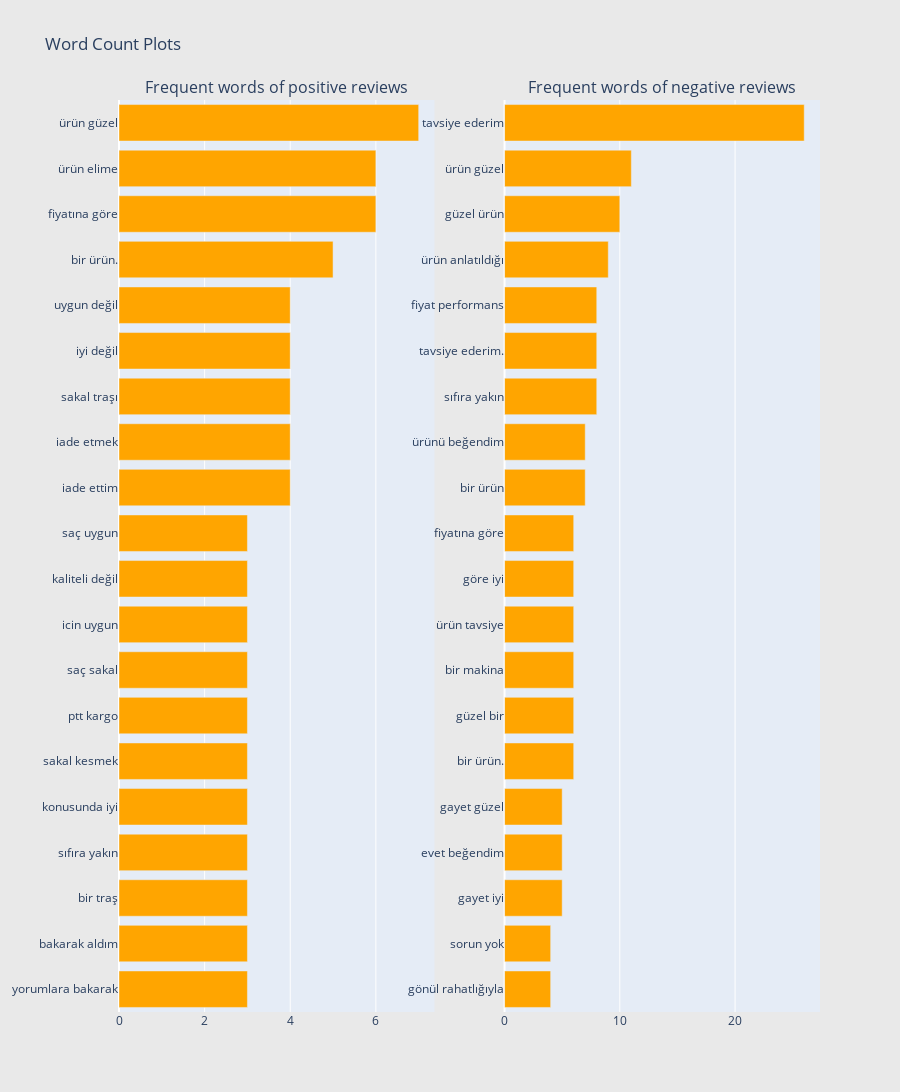
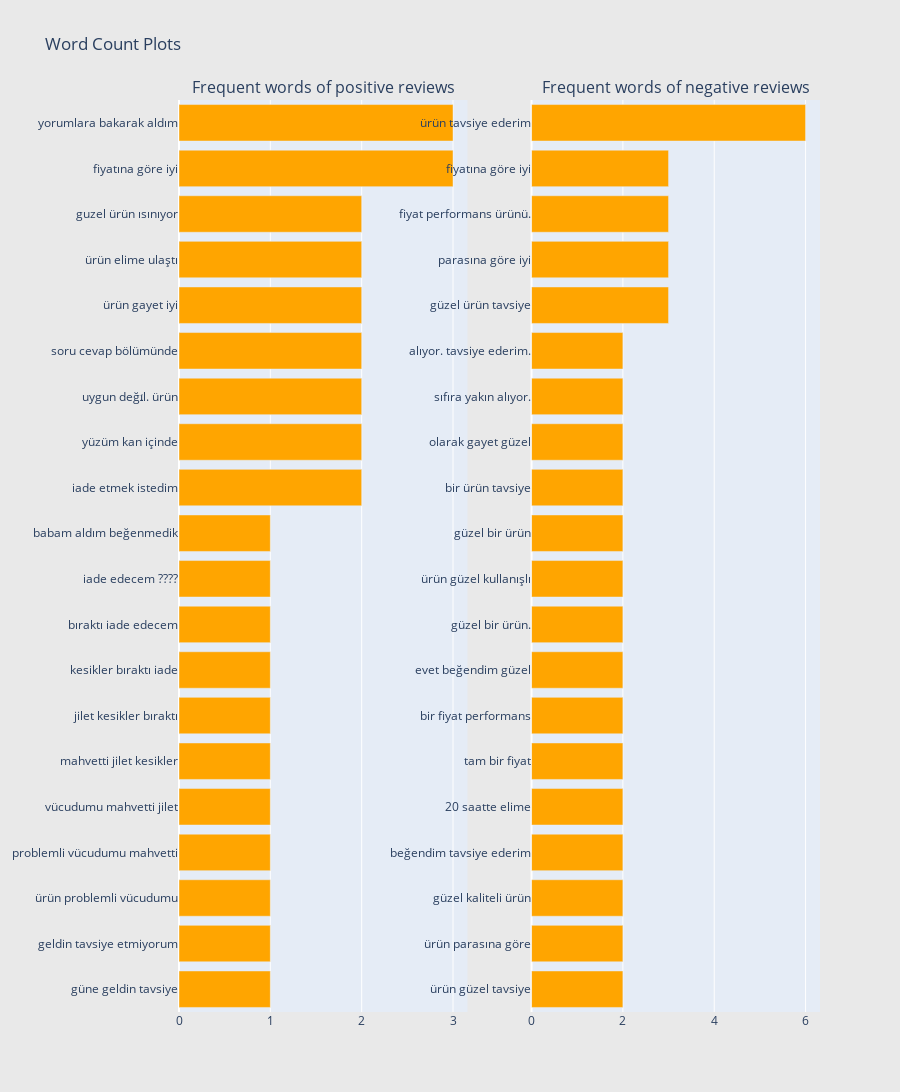

Notebook source saved alongside these figures, in order:
### Code cell
#Gram analysis on Training set- Bigram and Trigram
stopword=set(stopwords.words('turkish'))
def gram_analysis(data,gram):
    tokens=[t for t in data.lower().split(" ") if t!="" if t not in stopword]
    ngrams=zip(*[tokens[i:] for i in range(gram)])
    final_tokens=[" ".join(z) for z in ngrams]
    return final_tokens


#Create frequency grams for analysis

def create_dict(data,grams):
    freq_dict=defaultdict(int)
    for sentence in data:
        for tokens in gram_analysis(sentence,grams):
            freq_dict[tokens]+=1
    return freq_dict

def horizontal_bar_chart(df, color):
    trace = go.Bar(
        y=df["n_gram_words"].values[::-1],
        x=df["n_gram_frequency"].values[::-1],
        showlegend=False,
        orientation = 'h',
        marker=dict(
            color=color,
        ),
    )
    return trace



def create_new_df(freq_dict,):
    freq_df=pd.DataFrame(sorted(freq_dict.items(),key=lambda z:z[1])[::-1])
    freq_df.columns=['n_gram_words','n_gram_frequency']
    #print(freq_df.head())
    #plt.barh(freq_df['n_gram_words'][:20],freq_df['n_gram_frequency'][:20],linewidth=0.3)
    #plt.show()
    trace=horizontal_bar_chart(freq_df[:20],'orange')
    return trace

def plot_grams(trace_zero,trace_one):
    fig = tools.make_subplots(rows=1, cols=2, vertical_spacing=0.04,
                          subplot_titles=["Frequent words of positive reviews",
                                          "Frequent words of negative reviews"])
    fig.append_trace(trace_zero, 1, 1)
    fig.append_trace(trace_ones, 1, 2)
    fig['layout'].update(height=1200, width=900, paper_bgcolor='rgb(233,233,233)', title="Word Count Plots")
    py.iplot(fig, filename='word-plots')


train_df_zero=count_bad['Metin']
train_df_ones=count_good['Metin']

print("Bi-gram analysis")
freq_train_df_zero=create_dict(train_df_zero[:200],2)
#print(freq_train_df_zero)
trace_zero=create_new_df(freq_train_df_zero)
freq_train_df_ones=create_dict(train_df_ones[:200],2)
#print(freq_train_df_zero)
trace_ones=create_new_df(freq_train_df_ones)
plot_grams(trace_zero,trace_ones)
print("Tri-gram analysis")
freq_train_df_zero=create_dict(train_df_zero[:200],3)
#print(freq_train_df_zero)
trace_zero=create_new_df(freq_train_df_zero)
freq_train_df_ones=create_dict(train_df_ones[:200],3)
#print(freq_train_df_zero)
trace_ones=create_new_df(freq_train_df_ones)
plot_grams(trace_zero,trace_ones)

### Figure 1 — Plotly figure (JSON) as saved in the notebook; plotly's stock layout.template omitted (floating-point values rounded to 4 significant figures)
{"data": [{"marker": {"color": "orange"}, "orientation": "h", "showlegend": false, "x": [3, 3, 3, 3, 3, 3, 3, 3, 3, 3, 3, 4, 4, 4, 4, 4, 5, 6, 6, 7], "xaxis": "x", "y": ["yorumlara bakarak", "bakarak aldım", "bir traş", "sıfıra yakın", "konusunda iyi", "sakal kesmek", "ptt kargo", "saç sakal", "icin uygun", "kaliteli değil", "saç uygun", "iade ettim", "iade etmek", "sakal traşı", "iyi değil", "uygun değil", "bir ürün.", "fiyatına göre", "ürün elime", "ürün güzel"], "yaxis": "y", "type": "bar"}, {"marker": {"color": "orange"}, "orientation": "h", "showlegend": false, "x": [4, 4, 5, 5, 5, 6, 6, 6, 6, 6, 6, 7, 7, 8, 8, 8, 9, 10, 11, 26], "xaxis": "x2", "y": ["gönül rahatlığıyla", "sorun yok", "gayet iyi", "evet beğendim", "gayet güzel", "bir ürün.", "güzel bir", "bir makina", "ürün tavsiye", "göre iyi", "fiyatına göre", "bir ürün", "ürünü beğendim", "sıfıra yakın", "tavsiye ederim.", "fiyat performans", "ürün anlatıldığı", "güzel ürün", "ürün güzel", "tavsiye ederim"], "yaxis": "y2", "type": "bar"}], "layout": {"annotations": [{"font": {"size": 16}, "showarrow": false, "text": "Frequent words of positive reviews", "x": 0.225, "xanchor": "center", "xref": "paper", "y": 1, "yanchor": "bottom", "yref": "paper"}, {"font": {"size": 16}, "showarrow": false, "text": "Frequent words of negative reviews", "x": 0.775, "xanchor": "center", "xref": "paper", "y": 1, "yanchor": "bottom", "yref": "paper"}], "height": 1200, "paper_bgcolor": "rgb(233,233,233)", "title": {"text": "Word Count Plots"}, "width": 900, "xaxis": {"anchor": "y", "domain": [0, 0.45]}, "yaxis": {"anchor": "x", "domain": [0, 1]}, "xaxis2": {"anchor": "y2", "domain": [0.55, 1]}, "yaxis2": {"anchor": "x2", "domain": [0, 1]}}}

### Figure 2 — Plotly figure (JSON) as saved in the notebook; plotly's stock layout.template omitted (floating-point values rounded to 4 significant figures)
{"data": [{"marker": {"color": "orange"}, "orientation": "h", "showlegend": false, "x": [1, 1, 1, 1, 1, 1, 1, 1, 1, 1, 1, 2, 2, 2, 2, 2, 2, 2, 3, 3], "xaxis": "x", "y": ["güne geldin tavsiye", "geldin tavsiye etmiyorum", "ürün problemli vücudumu", "problemli vücudumu mahvetti", "vücudumu mahvetti jilet", "mahvetti jilet kesikler", "jilet kesikler bıraktı", "kesikler bıraktı iade", "bıraktı iade edecem", "iade edecem ????", "babam aldım beğenmedik", "iade etmek istedim", "yüzüm kan içinde", "uygun deği̇l. ürün", "soru cevap bölümünde", "ürün gayet iyi", "ürün elime ulaştı", "guzel ürün ısınıyor", "fiyatına göre iyi", "yorumlara bakarak aldım"], "yaxis": "y", "type": "bar"}, {"marker": {"color": "orange"}, "orientation": "h", "showlegend": false, "x": [2, 2, 2, 2, 2, 2, 2, 2, 2, 2, 2, 2, 2, 2, 2, 3, 3, 3, 3, 6], "xaxis": "x2", "y": ["ürün güzel tavsiye", "ürün parasına göre", "güzel kaliteli ürün", "beğendim tavsiye ederim", "20 saatte elime", "tam bir fiyat", "bir fiyat performans", "evet beğendim güzel", "güzel bir ürün.", "ürün güzel kullanışlı", "güzel bir ürün", "bir ürün tavsiye", "olarak gayet güzel", "sıfıra yakın alıyor.", "alıyor. tavsiye ederim.", "güzel ürün tavsiye", "parasına göre iyi", "fiyat performans ürünü.", "fiyatına göre iyi", "ürün tavsiye ederim"], "yaxis": "y2", "type": "bar"}], "layout": {"annotations": [{"font": {"size": 16}, "showarrow": false, "text": "Frequent words of positive reviews", "x": 0.225, "xanchor": "center", "xref": "paper", "y": 1, "yanchor": "bottom", "yref": "paper"}, {"font": {"size": 16}, "showarrow": false, "text": "Frequent words of negative reviews", "x": 0.775, "xanchor": "center", "xref": "paper", "y": 1, "yanchor": "bottom", "yref": "paper"}], "height": 1200, "paper_bgcolor": "rgb(233,233,233)", "title": {"text": "Word Count Plots"}, "width": 900, "xaxis": {"anchor": "y", "domain": [0, 0.45]}, "yaxis": {"anchor": "x", "domain": [0, 1]}, "xaxis2": {"anchor": "y2", "domain": [0.55, 1]}, "yaxis2": {"anchor": "x2", "domain": [0, 1]}}}
